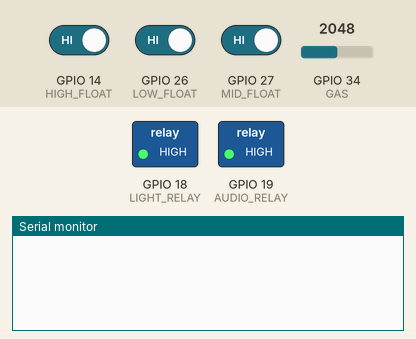
Bench run of a sketch on a simulated ESP32. On the bench: switched loads named in the sketch (green lamp = pin HIGH), the last lines printed to the serial monitor. The test bench sets the inputs (shaded band); at power-on: GPIO 34 (GAS) = 2048, GPIO 14 (HIGH_FLOAT) HIGH, GPIO 26 (LOW_FLOAT) HIGH, GPIO 27 (MID_FLOAT) HIGH (analog values on the 0–4095 scale).

Above: at 1.2 s.
1.3 s: GPIO 34 (GAS) set to 2142
At 3.4 s:
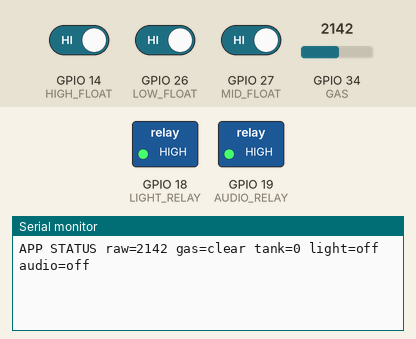
4.3 s: GPIO 34 (GAS) set to 2271
At 6.9 s:
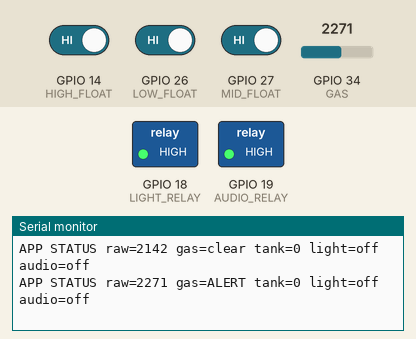

Measured:
- the behaviour switches between 2199 and 2200 on GPIO 34 (GAS) (found by bisection; images 1 and 2)
- after the input at 1.3 s, the serial monitor: prints a new line after 0.79 s (image 1)
- after the input at 4.3 s, the serial monitor: prints a new line after 2.0 s (image 2)

The sketch:

smart_home_monitor.ino
```cpp
/*
 * Smart home monitoring reference scaffold.
 * Assumes classic ESP32, MQ-2 analog module, three float switches, and a
 * two-channel isolated relay-input module. App/cloud adapter is a TODO
 * because the actual platform was not specified. Generated, unverified code.
 *
 * Not a certified gas alarm. Do not wire household mains from this example;
 * a qualified electrician must install/check mains-rated relay wiring.
 */
#include <Arduino.h>
constexpr uint8_t GAS=34, LOW_FLOAT=26, MID_FLOAT=27, HIGH_FLOAT=14;
constexpr uint8_t LIGHT_RELAY=18, AUDIO_RELAY=19;
constexpr int GAS_THRESHOLD_RAW=2200; // Placeholder raw ADC, not ppm.
constexpr bool RELAY_ACTIVE_LOW=true;
uint32_t lastReport=0;
bool lightOn=false, audioOn=false;

int gasAverage() {
  uint32_t sum=0;
  for(uint8_t i=0;i<24;i++){sum+=analogRead(GAS);delay(5);}
  return sum/24;
}
void relay(uint8_t pin,bool on) {
  digitalWrite(pin, RELAY_ACTIVE_LOW ? (on?LOW:HIGH) : (on?HIGH:LOW));
}
void setLightFromApp(bool on){lightOn=on;relay(LIGHT_RELAY,on);}
void setAudioPowerFromApp(bool on){audioOn=on;relay(AUDIO_RELAY,on);}
uint8_t tankBand() {
  // Returns 0=below low marker, 1=low, 2=middle, 3=high.
  if(digitalRead(HIGH_FLOAT)==LOW) return 3;
  if(digitalRead(MID_FLOAT)==LOW) return 2;
  if(digitalRead(LOW_FLOAT)==LOW) return 1;
  return 0;
}
void receiveAppCommands() {
  // TODO connect authenticated commands from the actual app/backend.
  // Validate commands and define behavior when the network is unavailable.
}
void publishStatus(int raw,bool alert,uint8_t level) {
  // TODO publish using the actual app/cloud protocol; keep credentials private.
  Serial.printf("APP STATUS raw=%d gas=%s tank=%u light=%s audio=%s\n",
    raw,alert?"ALERT":"clear",level,lightOn?"on":"off",audioOn?"on":"off");
}
void setup() {
  Serial.begin(115200);
  pinMode(LOW_FLOAT,INPUT_PULLUP);
  pinMode(MID_FLOAT,INPUT_PULLUP);
  pinMode(HIGH_FLOAT,INPUT_PULLUP);
  pinMode(LIGHT_RELAY,OUTPUT);
  pinMode(AUDIO_RELAY,OUTPUT);
  relay(LIGHT_RELAY,false); relay(AUDIO_RELAY,false);
  analogReadResolution(12);
  analogSetPinAttenuation(GAS,ADC_11db);
}
void loop() {
  receiveAppCommands();
  int raw=gasAverage();
  bool gasAlert=raw>=GAS_THRESHOLD_RAW;
  uint8_t level=tankBand();
  if(millis()-lastReport>=2000) {
    lastReport=millis();
    publishStatus(raw,gasAlert,level);
  }
}
```
